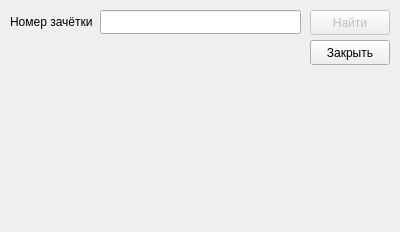
<?xml version="1.0" encoding="UTF-8"?>
<ui version="4.0">
 <class>DialogStudentByRecord</class>
 <widget class="QDialog" name="DialogStudentByRecord">
  <property name="geometry">
   <rect>
    <x>0</x>
    <y>0</y>
    <width>400</width>
    <height>232</height>
   </rect>
  </property>
  <property name="minimumSize">
   <size>
    <width>312</width>
    <height>232</height>
   </size>
  </property>
  <property name="windowTitle">
   <string>Информация о студенте по номеру зачётки</string>
  </property>
  <widget class="QPushButton" name="closeButton">
   <property name="geometry">
    <rect>
     <x>310</x>
     <y>40</y>
     <width>80</width>
     <height>25</height>
    </rect>
   </property>
   <property name="text">
    <string>Закрыть</string>
   </property>
  </widget>
  <widget class="QPushButton" name="findButton">
   <property name="enabled">
    <bool>false</bool>
   </property>
   <property name="geometry">
    <rect>
     <x>310</x>
     <y>10</y>
     <width>80</width>
     <height>25</height>
    </rect>
   </property>
   <property name="text">
    <string>Найти</string>
   </property>
   <property name="autoDefault">
    <bool>true</bool>
   </property>
   <property name="default">
    <bool>true</bool>
   </property>
  </widget>
  <widget class="QLabel" name="label">
   <property name="geometry">
    <rect>
     <x>10</x>
     <y>10</y>
     <width>91</width>
     <height>24</height>
    </rect>
   </property>
   <property name="text">
    <string>Номер зачётки</string>
   </property>
   <property name="buddy">
    <cstring>lineEdit</cstring>
   </property>
  </widget>
  <widget class="QLineEdit" name="lineEdit">
   <property name="geometry">
    <rect>
     <x>100</x>
     <y>10</y>
     <width>201</width>
     <height>24</height>
    </rect>
   </property>
  </widget>
  <widget class="QLabel" name="infoLabel">
   <property name="geometry">
    <rect>
     <x>10</x>
     <y>40</y>
     <width>291</width>
     <height>181</height>
    </rect>
   </property>
   <property name="text">
    <string/>
   </property>
  </widget>
 </widget>
 <resources/>
 <connections>
  <connection>
   <sender>closeButton</sender>
   <signal>clicked()</signal>
   <receiver>DialogStudentByRecord</receiver>
   <slot>close()</slot>
   <hints>
    <hint type="sourcelabel">
     <x>189</x>
     <y>202</y>
    </hint>
    <hint type="destinationlabel">
     <x>190</x>
     <y>115</y>
    </hint>
   </hints>
  </connection>
 </connections>
</ui>
